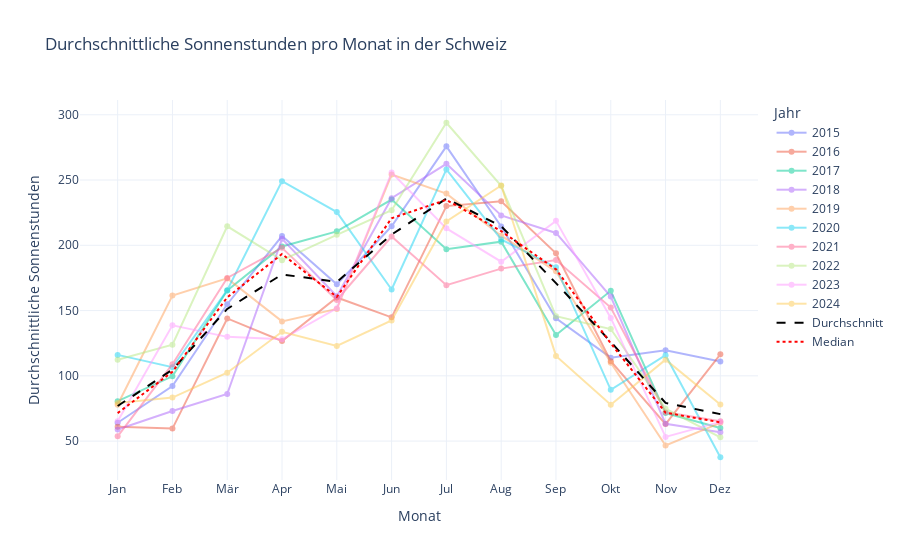

Notebook code cell kept with this figure:
### Markdown cell above
## Diagramm erstellen, mit den durchschnittliche Sonnenstunden pro Monat in der Schweiz

### Code cell
# Berechnen des durchschnittlichen Sonnenstunden pro Monat über alle Jahre
average_sunhours = monthly_data.mean(axis=1)

# Berechnen des Medians der Sonnenstunden pro Monat über alle Jahre
median_sunhours = monthly_data.median(axis=1)

# Erstellung eines interaktiven Liniendiagramms mit Plotly
fig = go.Figure()

# Iteriere über die Spalten (Jahre) in den monatlichen Daten und füge eine Linie für jedes Jahr hinzu
for year in monthly_data.columns:
    fig.add_trace(go.Scatter(
        x=monthly_data.index,  # Monatsnamen (Index der Tabelle)
        y=monthly_data[year],  # Sonnenstunden für das jeweilige Jahr
        mode='lines+markers',  # Darstellung als Linie mit Markern
        name=str(year),  # Name des Jahres in der Legende
        opacity=0.5  # Transparenz für bessere Übersichtlichkeit
    ))

# Darstellung des Durchschnitts der Sonnenstunden über alle Jahre
fig.add_trace(go.Scatter(
    x=monthly_data.index,  # Monatsnamen
    y=average_sunhours,  # Durchschnittswerte
    mode='lines',  # Darstellung als Linie
    name='Durchschnitt',  # Name in der Legende
    line=dict(color='black', dash='dash')  # Schwarze gestrichelte Linie
))

# Darstellung des Medians der Sonnenstunden über alle Jahre
fig.add_trace(go.Scatter(
    x=monthly_data.index,  # Monatsnamen
    y=median_sunhours,  # Medianwerte
    mode='lines',  # Darstellung als Linie
    name='Median',  # Name in der Legende
    line=dict(color='red', dash='dot')  # Rote gepunktete Linie
))

# Anpassung des Diagrammlayouts
fig.update_layout(
    title='Durchschnittliche Sonnenstunden pro Monat in der Schweiz',  # Titel des Diagramms
    xaxis_title='Monat',  # Beschriftung der x-Achse
    yaxis_title='Durchschnittliche Sonnenstunden',  # Beschriftung der y-Achse
    xaxis=dict(
        tickmode='array',  # Anpassung der x-Achsen-Ticks
        tickvals=list(range(1, 13)),  # Werte für die Ticks (1 bis 12 für die Monate)
        ticktext=month_names  # Monatsnamen als Beschriftung
    ),
    legend_title='Jahr',  # Titel der Legende
    template='plotly_white'  # Weisses Diagramm-Template
)

# Anzeigen des Diagramms
fig.show()

# Speichern des Diagramms als HTML-Datei
fig.write_html('../docs/assets/diagramme/sunhours_per_month.html')

### Figure 1 — Plotly figure (JSON) as saved in the notebook; plotly's stock layout.template omitted (floating-point values rounded to 4 significant figures)
{"data": [{"mode": "lines+markers", "name": "2015", "opacity": 0.5, "type": "scatter", "x": [1, 2, 3, 4, 5, 6, 7, 8, 9, 10, 11, 12], "y": [64.08, 92.18, 154.9, 207.1, 170.1, 214.6, 275.8, 214.4, 144.1, 113.9, 119.7, 111.0]}, {"mode": "lines+markers", "name": "2016", "opacity": 0.5, "type": "scatter", "x": [1, 2, 3, 4, 5, 6, 7, 8, 9, 10, 11, 12], "y": [61.0, 59.58, 144.0, 126.7, 160.0, 144.8, 230.0, 233.8, 193.8, 111.2, 63.02, 116.5]}, {"mode": "lines+markers", "name": "2017", "opacity": 0.5, "type": "scatter", "x": [1, 2, 3, 4, 5, 6, 7, 8, 9, 10, 11, 12], "y": [80.62, 99.62, 165.4, 199.1, 210.7, 235.0, 197.0, 202.8, 131.2, 165.1, 71.47, 60.08]}, {"mode": "lines+markers", "name": "2018", "opacity": 0.5, "type": "scatter", "x": [1, 2, 3, 4, 5, 6, 7, 8, 9, 10, 11, 12], "y": [58.89, 73.03, 86.1, 205.0, 161.0, 236.1, 262.4, 222.9, 209.4, 160.7, 63.32, 56.72]}, {"mode": "lines+markers", "name": "2019", "opacity": 0.5, "type": "scatter", "x": [1, 2, 3, 4, 5, 6, 7, 8, 9, 10, 11, 12], "y": [77.83, 161.5, 174.6, 141.7, 151.3, 254.2, 239.6, 207.4, 180.1, 110.0, 46.62, 64.02]}, {"mode": "lines+markers", "name": "2020", "opacity": 0.5, "type": "scatter", "x": [1, 2, 3, 4, 5, 6, 7, 8, 9, 10, 11, 12], "y": [116.0, 106.6, 165.6, 249.1, 225.5, 166.1, 258.1, 204.5, 183.1, 89.31, 115.8, 37.64]}, {"mode": "lines+markers", "name": "2021", "opacity": 0.5, "type": "scatter", "x": [1, 2, 3, 4, 5, 6, 7, 8, 9, 10, 11, 12], "y": [53.68, 108.9, 175.0, 198.0, 158.1, 206.7, 169.4, 182.1, 188.8, 152.3, 72.09, 65.17]}, {"mode": "lines+markers", "name": "2022", "opacity": 0.5, "type": "scatter", "x": [1, 2, 3, 4, 5, 6, 7, 8, 9, 10, 11, 12], "y": [112.4, 123.9, 214.5, 188.6, 208.0, 226.9, 293.9, 245.6, 145.7, 135.9, 74.88, 52.87]}, {"mode": "lines+markers", "name": "2023", "opacity": 0.5, "type": "scatter", "x": [1, 2, 3, 4, 5, 6, 7, 8, 9, 10, 11, 12], "y": [65.12, 138.7, 129.8, 128.0, 151.7, 255.8, 213.0, 187.4, 218.7, 144.4, 53.24, 64.73]}, {"mode": "lines+markers", "name": "2024", "opacity": 0.5, "type": "scatter", "x": [1, 2, 3, 4, 5, 6, 7, 8, 9, 10, 11, 12], "y": [79.22, 83.35, 102.4, 133.8, 122.8, 142.4, 218.2, 245.8, 115.2, 77.82, 112.4, 78.06]}, {"line": {"color": "black", "dash": "dash"}, "mode": "lines", "name": "Durchschnitt", "type": "scatter", "x": [1, 2, 3, 4, 5, 6, 7, 8, 9, 10, 11, 12], "y": [76.88, 104.7, 151.2, 177.7, 171.9, 208.3, 235.7, 214.7, 171.0, 126.1, 79.25, 70.68]}, {"line": {"color": "red", "dash": "dot"}, "mode": "lines", "name": "Median", "type": "scatter", "x": [1, 2, 3, 4, 5, 6, 7, 8, 9, 10, 11, 12], "y": [71.48, 103.1, 160.1, 193.3, 160.5, 220.7, 234.8, 210.9, 181.6, 124.9, 71.78, 64.38]}], "layout": {"legend": {"title": {"text": "Jahr"}}, "title": {"text": "Durchschnittliche Sonnenstunden pro Monat in der Schweiz"}, "xaxis": {"tickmode": "array", "ticktext": ["Jan", "Feb", "Mär", "Apr", "Mai", "Jun", "Jul", "Aug", "Sep", "Okt", "Nov", "Dez"], "tickvals": [1, 2, 3, 4, 5, 6, 7, 8, 9, 10, 11, 12], "title": {"text": "Monat"}}, "yaxis": {"title": {"text": "Durchschnittliche Sonnenstunden"}}}}
